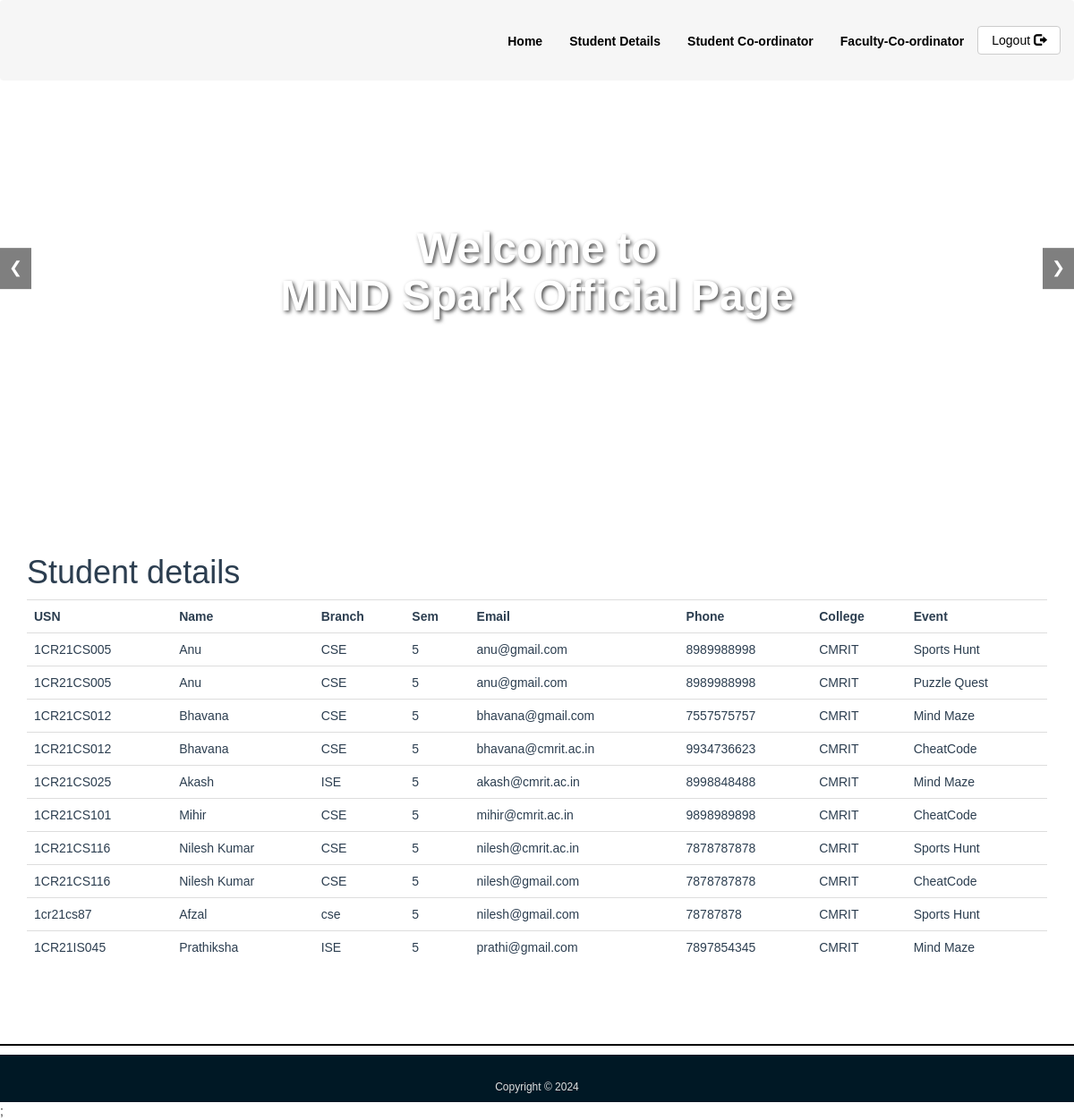
Page /Stu_details.php on the committed database.
### tables this page shows
CREATE TABLE `participent` (
  `usn` varchar(20) NOT NULL,
  `name` varchar(100) NOT NULL,
  `branch` varchar(200) NOT NULL,
  `sem` int(11) NOT NULL,
  `email` varchar(300) NOT NULL,
  `phone` varchar(12) NOT NULL,
  `college` varchar(20) NOT NULL,
  `event_id` int(11) NOT NULL
);

CREATE TABLE `events` (
  `event_id` int(11) NOT NULL,
  `event_title` varchar(50) NOT NULL,
  `event_price` int(11) DEFAULT NULL,
  `participents` int(100) DEFAULT 0,
  `img_link` text DEFAULT NULL
);

### Stu_details.php (the view, shortened to what this page needs)
<?php
include_once 'classes/db1.php';
$result = mysqli_query($conn,"SELECT * FROM events, participent p WHERE events.event_id=p.event_id order by usn");
?>
<!DOCTYPE html>
<html>
<head>
        <?php require 'utils/styles.php'; ?>
    </head>
<body><?php include 'utils/adminHeader.php'?>
<div class = "content">
<div class = "container">
<h1>Student details</h1>
<?php
if (mysqli_num_rows($result) > 0) {
?>
 <table class="table table-hover" >
  <tr>
  <th>USN</th>
    <th>Name</th>
    <th>Branch</th>
    <th>Sem</th>
    <th>Email</th>
    <th>Phone</th>
    <th>College</th>
    <th>Event</th>
  </tr>
<?php
while($row = mysqli_fetch_array($result)) {
?>
<tr>
<td><?php echo $row["usn"]; ?></td>
    <td><?php echo $row["name"]; ?></td>
    <td><?php echo $row["branch"]; ?></td>
    <td><?php echo $row["sem"]; ?></td>
    <td><?php echo $row["email"]; ?></td>
    <td><?php echo $row["phone"]; ?></td>
    <td><?php echo $row["college"]; ?></td>
    <td><?php echo $row["event_title"]; ?></td>
</tr>
<?php
}
?>
</table>
 <?php
}
else{
    echo "No result found";
}
?>
</div>
</div>
<?php include 'utils/footer.php'?>;
 </body>
</html>

### css/style.css (style rules this page uses)
body { overflow-x: hidden; }
.content { font-family: Arial, Helvetica, sans-serif; color: #2C3E50; }

### utils/adminHeader.php (style rules this page uses)
body { font-family: Arial, sans-serif; margin: 0; padding: 0; }

### rows in the picture
participent: usn "1CR21CS005", name "Anu", branch "CSE", sem "5", email "anu@gmail.com", phone "8989988998", college "CMRIT", event.event_title "Sports Hunt"
participent: usn "1CR21CS005", name "Anu", branch "CSE", sem "5", email "anu@gmail.com", phone "8989988998", college "CMRIT", event.event_title "Puzzle Quest"
participent: usn "1CR21CS012", name "Bhavana", branch "CSE", sem "5", email "bhavana@gmail.com", phone "7557575757", college "CMRIT", event.event_title "Mind Maze"
participent: usn "1CR21CS012", name "Bhavana", branch "CSE", sem "5", email "bhavana@cmrit.ac.in", phone "9934736623", college "CMRIT", event.event_title "CheatCode"
participent: usn "1CR21CS025", name "Akash", branch "ISE", sem "5", email "akash@cmrit.ac.in", phone "8998848488", college "CMRIT", event.event_title "Mind Maze"
participent: usn "1CR21CS101", name "Mihir", branch "CSE", sem "5", email "mihir@cmrit.ac.in", phone "9898989898", college "CMRIT", event.event_title "CheatCode"
participent: usn "1CR21CS116", name "Nilesh Kumar", branch "CSE", sem "5", email "nilesh@cmrit.ac.in", phone "7878787878", college "CMRIT", event.event_title "Sports Hunt"
participent: usn "1CR21CS116", name "Nilesh Kumar", branch "CSE", sem "5", email "nilesh@gmail.com", phone "7878787878", college "CMRIT", event.event_title "CheatCode"
participent: usn "1cr21cs87", name "Afzal", branch "cse", sem "5", email "nilesh@gmail.com", phone "78787878", college "CMRIT", event.event_title "Sports Hunt"
participent: usn "1CR21IS045", name "Prathiksha", branch "ISE", sem "5", email "prathi@gmail.com", phone "7897854345", college "CMRIT", event.event_title "Mind Maze"
